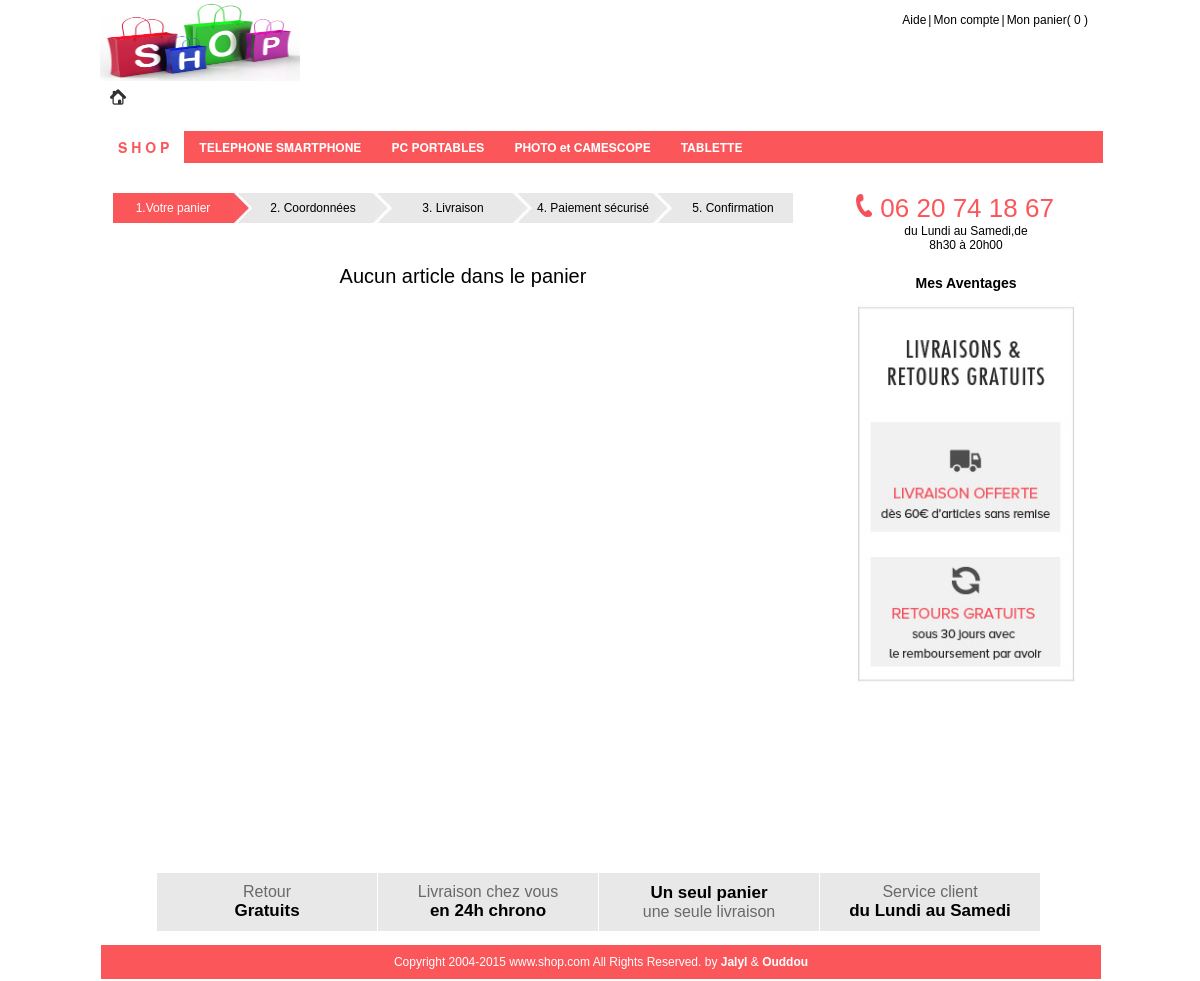
/site/details.php, run on the app's committed database.
### tables this page shows
CREATE TABLE IF NOT EXISTS `categories` (
  `categorieId` int(11) NOT NULL AUTO_INCREMENT,
  `categorie` varchar(50) NOT NULL,
  `parent` varchar(50) DEFAULT '0',
  PRIMARY KEY (`categorieId`),
  UNIQUE KEY `categorie` (`categorie`)
);

### DA/CategorieDA.php (called while the page is built, shortened)
<?php
require_once '../library/Connexion.php';
require_once '../library/Categorie.php';
class CategorieDA{
    private $connexion;
    public function __construct() {
        $this->connexion =  new Connexion("localhost", "root", "", "site");
    }
    public function getCategories(){
        $this->query = "Select categorieId,categorie,parent From categories";
        $this->result = mysqli_query($this->connexion->connect(), $this->query);
        $categories = array();
        $i = 0;
        while ($row = mysqli_fetch_object($this->result)) {
            $cat = new Categorie();
            $cat->setCategorieId($row->categorieId);
            $cat->setCategorie($row->categorie);
            $cat->setParent($row->parent);
            $categories[$i] = $cat;
            $i++;
        }
        return $categories;
    }
}

### library/Connexion.php (called while the page is built, shortened)
<?php
class Connexion {
    private $host;
    private $user;
    private $password;
    private $database;
    public function __construct($host,$user,$password,$database) {
        $this->host = $host;
        $this->user = $user;
        $this->password = $password;
        $this->database = $database;
    }
    public function connect()
    {
        return mysqli_connect($this->host,$this->user,$this->password,$this->database);
    }
}

### library/Categorie.php (called while the page is built, shortened)
<?php
class Categorie{
    private $categorie;
    private $parent;
    public function setCategorie($categorie){
        $this->categorie = $categorie;
    }
    public function getCategorie(){
        return $this->categorie;
    }
    public function setParent($parent){
        $this->parent = $parent;
    }
    public function getParent(){
        return $this->parent;
    }
}

### site/menu.php (the view, shortened to what this page needs)
<?php
require_once '../library/Categorie.php';
require_once '../DA/CategorieDA.php';
?>
<div id="d_menu">
    <nav id="primary_nav_wrap">
        <ul>
          <li class="current-menu-item">S H O P</li>
          <?php
            $catDA = new CategorieDA();
            $tblcategories = $catDA->getCategories();
            for($i = 0; $i < count($tblcategories); $i++)
            {
                if($tblcategories[$i]->getParent() == 0)
                {
                    echo '<li><a>'.$tblcategories[$i]->getCategorie().'</a><ul>';
                    echo "</ul></li>";
                }
            }
          ?>
        </ul>
    </nav>
</div>

### site/style/header.css (style rules this page uses)
* { margin:0; padding:0 }
body { width: 1000px; margin: 0 auto; border: solid 1px #fff; font-family: Arial; font-size: 12px; }

### site/style/menu.css (style rules this page uses)
#d_menu { width:inherit; height: 50px; border: inherit; margin-top:10px; }
#primary_nav_wrap { width: inherit; height: 32px; background-color: #fb565a; border: inherit; -webkit-animation: mybcolors 15s infinite; animation: mybcolors 15s infinite; }
#primary_nav_wrap ul { list-style:none; position:relative; float:left; margin:0; padding:0px; background-color: #fb565a; -webkit-animation: mybcolors 15s infinite; animation: mybcolors 15s infinite; }
#primary_nav_wrap ul a { display:block; color:#FFF; text-decoration:none; font-weight:700; font-size:12px; line-height:32px; padding:0 15px; font-family:"HelveticaNeue","Helvetica Neue",Helvetica,Arial,sans-serif; }
#primary_nav_wrap ul li { position:relative; float:left; margin:0; padding:0 }
#primary_nav_wrap ul li.current-menu-item { background-color: #fff; //border-left: solid 5px #fb565a; display:block; color:#fb565a; font-weight:700; font-size:14px; line-height:32px; padding:0 15px; font-family:"HelveticaNeue","Helvetica Neue",Helvetica,Arial,sans-serif; -webkit-animation: mycolors 15s infinite; animation: mycolors 15s infinite; }

### data on the page
categories: categorie "TELEPHONE SMARTPHONE"
categories: categorie "PC PORTABLES"
categories: categorie "PHOTO et CAMESCOPE"
categories: categorie "TABLETTE"
